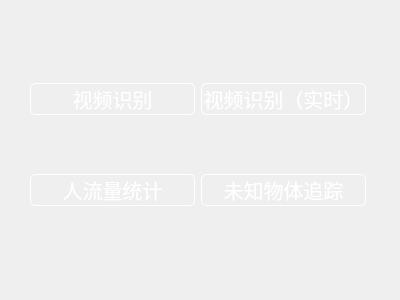
<?xml version="1.0" encoding="UTF-8"?>
<ui version="4.0">
 <class>tool</class>
 <widget class="QWidget" name="tool">
  <property name="geometry">
   <rect>
    <x>0</x>
    <y>0</y>
    <width>400</width>
    <height>300</height>
   </rect>
  </property>
  <property name="windowTitle">
   <string>Form</string>
  </property>
  <widget class="QLabel" name="label">
   <property name="geometry">
    <rect>
     <x>0</x>
     <y>0</y>
     <width>411</width>
     <height>301</height>
    </rect>
   </property>
   <property name="text">
    <string/>
   </property>
   <property name="pixmap">
    <pixmap resource="res.qrc">:/bg2.jpg</pixmap>
   </property>
   <property name="scaledContents">
    <bool>true</bool>
   </property>
  </widget>
  <widget class="QWidget" name="gridLayoutWidget">
   <property name="geometry">
    <rect>
     <x>30</x>
     <y>30</y>
     <width>336</width>
     <height>231</height>
    </rect>
   </property>
   <layout class="QGridLayout" name="gridLayout">
    <item row="1" column="1">
     <widget class="QPushButton" name="pushButton_4">
      <property name="font">
       <font>
        <pointsize>15</pointsize>
       </font>
      </property>
      <property name="styleSheet">
       <string notr="true">QPushButton{
			opacity: 0.5;
			border-radius: 5px;
			border:1px solid white;
			color:white;
		}
QPushButton:hover{
border: 1px solid rgb(255, 10, 96);}
</string>
      </property>
      <property name="text">
       <string>未知物体追踪</string>
      </property>
     </widget>
    </item>
    <item row="0" column="1">
     <widget class="QPushButton" name="pushButton_2">
      <property name="font">
       <font>
        <pointsize>15</pointsize>
       </font>
      </property>
      <property name="styleSheet">
       <string notr="true">QPushButton{
			opacity: 0.5;
			border-radius: 5px;
			border:1px solid white;
			color:white;
		}
QPushButton:hover{
border: 1px solid rgb(255, 10, 96);}
</string>
      </property>
      <property name="text">
       <string>视频识别（实时）</string>
      </property>
     </widget>
    </item>
    <item row="0" column="0">
     <widget class="QPushButton" name="pushButton">
      <property name="font">
       <font>
        <pointsize>15</pointsize>
       </font>
      </property>
      <property name="styleSheet">
       <string notr="true">QPushButton{
			opacity: 0.5;
			border-radius: 5px;
			border:1px solid white;
			color:white;
		}
QPushButton:hover{
border: 1px solid rgb(255, 10, 96);}
</string>
      </property>
      <property name="text">
       <string>视频识别</string>
      </property>
     </widget>
    </item>
    <item row="1" column="0">
     <widget class="QPushButton" name="pushButton_3">
      <property name="font">
       <font>
        <pointsize>15</pointsize>
       </font>
      </property>
      <property name="styleSheet">
       <string notr="true">QPushButton{
			opacity: 0.5;
			border-radius: 5px;
			border:1px solid white;
			color:white;
		}
QPushButton:hover{
border: 1px solid rgb(255, 10, 96);}
</string>
      </property>
      <property name="text">
       <string>人流量统计</string>
      </property>
     </widget>
    </item>
   </layout>
  </widget>
 </widget>
 <resources>
  <include location="res.qrc"/>
 </resources>
 <connections/>
</ui>
